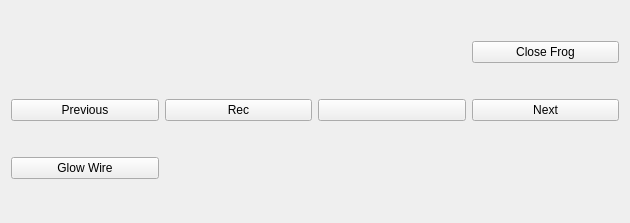
<?xml version="1.0" encoding="UTF-8"?>
<ui version="4.0">
 <class>FrogViewer</class>
 <widget class="QWidget" name="FrogViewer">
  <property name="geometry">
   <rect>
    <x>0</x>
    <y>0</y>
    <width>630</width>
    <height>223</height>
   </rect>
  </property>
  <property name="windowTitle">
   <string>Dialog</string>
  </property>
  <layout class="QGridLayout" name="gridLayout">
   <item row="2" column="1">
    <widget class="QPushButton" name="rec_button">
     <property name="text">
      <string>Rec</string>
     </property>
     <property name="checkable">
      <bool>true</bool>
     </property>
    </widget>
   </item>
   <item row="2" column="3">
    <widget class="QPushButton" name="next_button">
     <property name="text">
      <string>Next</string>
     </property>
    </widget>
   </item>
   <item row="2" column="2">
    <widget class="QPushButton" name="gif_button">
     <property name="text">
      <string/>
     </property>
    </widget>
   </item>
   <item row="2" column="0">
    <widget class="QPushButton" name="previous_button">
     <property name="text">
      <string>Previous</string>
     </property>
    </widget>
   </item>
   <item row="3" column="0">
    <widget class="QPushButton" name="glow_wire_button">
     <property name="text">
      <string>Glow Wire</string>
     </property>
    </widget>
   </item>
   <item row="0" column="3">
    <widget class="QPushButton" name="close_button">
     <property name="text">
      <string>Close Frog</string>
     </property>
    </widget>
   </item>
  </layout>
 </widget>
 <resources/>
 <connections/>
</ui>
